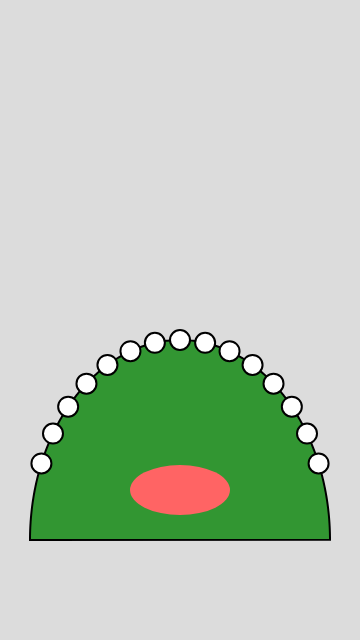
Frame 1 (no input)
Frame 60 (no input): identical to frame 1, image omitted
Frame 120 (the mouse pressed at the canvas centre since frame 60): identical to frame 1, image omitted

The p5.js sketch that drew this single still picture (run headless with seeded random() and noise() and a simulated clock; from frame 60 on, the mouse is pressed at the canvas centre):

// p5.js sketch
// ── sketch.js
let teeth = [];
let numTeeth = 15;
let bitingTooth;
let gameOver = false;
let jawColor;
let tongueColor;

function setup() {
  createCanvas(360, 640); // Mobile compatible aspect ratio 9:16
  jawColor = color(50, 150, 50); // Green for the crocodile
  tongueColor = color(255, 100, 100); // Reddish for the tongue
  
  // Initialize the game
  resetGame();
}

function draw() {
  // gameOver = true; // For testing

  if (gameOver) {
    background(255, 0, 0); // Red background when bitten
    
    // Draw text
    textSize(35);
    textAlign(CENTER, CENTER);
    fill(255);
    text("YOU GOT BITTEN!", width/2, height/2);
    
    // Draw "Play Again" button
    drawPlayAgainButton();
  } else {
    background(220);
    
    // Draw the crocodile's mouth
    drawCrocodileMouth();
    
    // Draw all remaining teeth
    for (let tooth of teeth) {
      if (tooth.active) {
        tooth.display();
      }
    }
  }
}

function mousePressed() {
  if (gameOver) {
    // Check if "Play Again" button is clicked
    let buttonX = width/2;
    let buttonY = height/2 + 100;
    let buttonWidth = 200;
    let buttonHeight = 60;
    
    if (mouseX > buttonX - buttonWidth/2 && mouseX < buttonX + buttonWidth/2 &&
        mouseY > buttonY - buttonHeight/2 && mouseY < buttonY + buttonHeight/2) {
      resetGame();
    }
  } else {
    // Check if any tooth is clicked
    for (let tooth of teeth) {
      if (tooth.active && tooth.contains(mouseX, mouseY)) {
        tooth.active = false;
        
        // Check if this was the biting tooth
        if (tooth.index === bitingTooth) {
          gameOver = true;
        }
        break;
      }
    }
  }
}

function resetGame() {
  // Reset game state
  gameOver = false;
  teeth = [];
  
  // Create teeth in an arc
  let arcRadiusX = 150; 
  let arcRadiusY = 200; 
  let centerX = width/2;
  let centerY = height - 100; // Adjusted for new canvas size
  let startAngle = PI + PI/8;
  let endAngle = 2 * PI - PI/8;
  
  for (let i = 0; i < numTeeth; i++) {
    let angle = map(i, 0, numTeeth - 1, startAngle, endAngle);
    let x = centerX + arcRadiusX * cos(angle);
    let y = centerY + arcRadiusY * sin(angle);
    
    teeth.push(new Tooth(x, y, 20, i)); // Adjusted tooth size
  }
  
  // Randomly select the biting tooth
  bitingTooth = floor(random(numTeeth));
}

function drawCrocodileMouth() {
  // Draw the lower jaw
  fill(jawColor);
  stroke(0);
  strokeWeight(2);
  
  // beginShape();
  // vertex(50, height - 20); // Adjusted for new canvas size
  // vertex(100, height - 150); // Adjusted for new canvas size
  // vertex(width/2 - 100, height - 200); // Adjusted for new canvas size
  // vertex(width/2, height - 220); // Adjusted for new canvas size
  // vertex(width/2 + 100, height - 200); // Adjusted for new canvas size
  // vertex(width - 100, height - 150); // Adjusted for new canvas size
  // vertex(width - 50, height - 20); // Adjusted for new canvas size
  // endShape(CLOSE);
  // Draw the lower jaw as a vertically long semicircle
  let jawRadiusX = 150; 
  let jawRadiusY = 200;  
  let jawCenterX = width / 2;
  let jawCenterY = height - 100; // Adjusted for new canvas size
  let jawStartAngle = PI;
  let jawEndAngle = 2 * PI;

  beginShape();
  for (let angle = jawStartAngle; angle <= jawEndAngle; angle += 0.01) {
    let x = jawCenterX + jawRadiusX * cos(angle);
    let y = jawCenterY + jawRadiusY * sin(angle);
    vertex(x, y);
  }
  endShape(CLOSE);
  
  // Draw the tongue
  fill(tongueColor);
  noStroke();
  ellipse(width/2, height - 150, 100, 50); // Adjusted for new canvas size
}

function drawPlayAgainButton() {
  let buttonX = width/2;
  let buttonY = height/2 + 80;
  let buttonWidth = 200;
  let buttonHeight = 60;
  
  fill(0, 150, 0);
  stroke(255);
  strokeWeight(3);
  rectMode(CENTER);
  rect(buttonX, buttonY, buttonWidth, buttonHeight, 15);
  
  fill(255);
  noStroke();
  textSize(24);
  text("Play Again", buttonX, buttonY + 8);
}

class Tooth {
  constructor(x, y, size, index) {
    this.x = x;
    this.y = y;
    this.size = size;
    this.index = index;
    this.active = true;
  }
  
  display() {
    // Draw tooth
    fill(255);
    stroke(0);
    strokeWeight(2);
    ellipse(this.x, this.y, this.size);
  }
  
  contains(px, py) {
    // Check if point is inside the tooth
    let d = dist(px, py, this.x, this.y);
    return d < this.size/2;
  }
}
